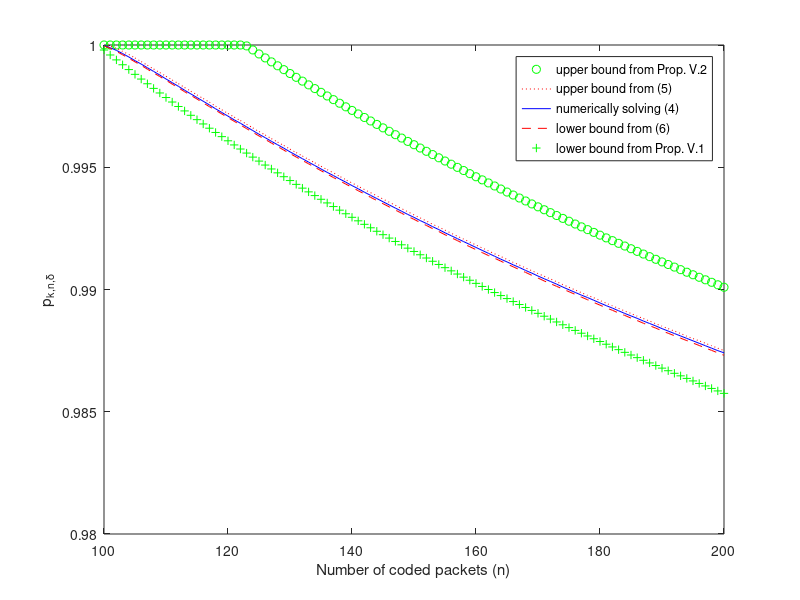
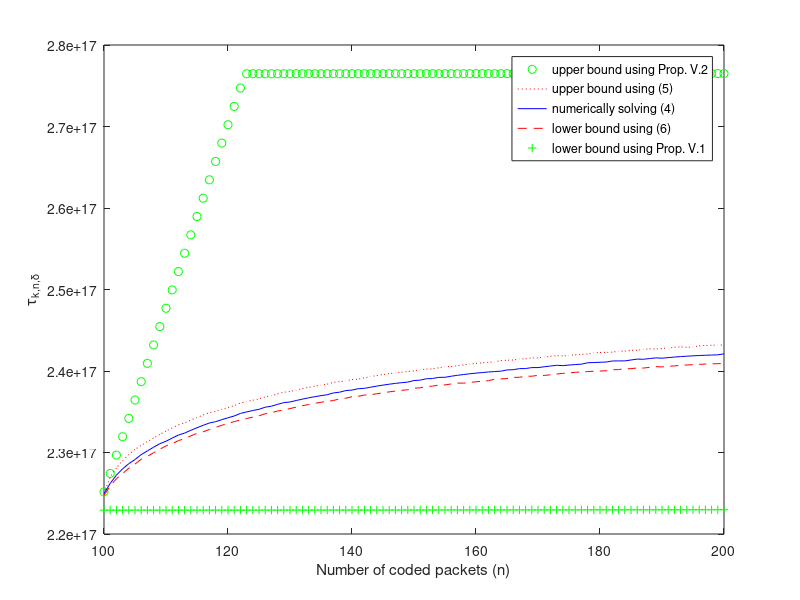

Reproduce these figures in MATLAB, in order.
n= [100, 101, 102, 103, 104, 105, 106, 107, 108, 109, 110, 111, 112, 113, 114, 115, 116, 117, 118, 119, 120, 121, 122, 123, 124, 125, 126, 127, 128, 129, 130, 131, 132, 133, 134, 135, 136, 137, 138, 139, 140, 141, 142, 143, 144, 145, 146, 147, 148, 149, 150, 151, 152, 153, 154, 155, 156, 157, 158, 159, 160, 161, 162, 163, 164, 165, 166, 167, 168, 169, 170, 171, 172, 173, 174, 175, 176, 177, 178, 179, 180, 181, 182, 183, 184, 185, 186, 187, 188, 189, 190, 191, 192, 193, 194, 195, 196, 197, 198, 199, 200];
minp_expr= [0.99998, 0.99989, 0.99978, 0.99965, 0.99951, 0.99936, 0.99922, 0.99907, 0.99892, 0.99877, 0.99861, 0.99846, 0.99831, 0.99815, 0.998, 0.99785, 0.9977, 0.99755, 0.99739, 0.99724, 0.99709, 0.99694, 0.9968, 0.99665, 0.9965, 0.99635, 0.99621, 0.99606, 0.99592, 0.99578, 0.99563, 0.99549, 0.99535, 0.99521, 0.99507, 0.99493, 0.99479, 0.99466, 0.99452, 0.99439, 0.99425, 0.99412, 0.99398, 0.99385, 0.99372, 0.99359, 0.99346, 0.99333, 0.9932, 0.99307, 0.99295, 0.99282, 0.9927, 0.99257, 0.99245, 0.99232, 0.9922, 0.99208, 0.99196, 0.99184, 0.99172, 0.9916, 0.99148, 0.99136, 0.99124, 0.99113, 0.99101, 0.9909, 0.99078, 0.99067, 0.99055, 0.99044, 0.99033, 0.99022, 0.9901, 0.98999, 0.98988, 0.98977, 0.98967, 0.98956, 0.98945, 0.98934, 0.98924, 0.98913, 0.98902, 0.98892, 0.98882, 0.98871, 0.98861, 0.98851, 0.9884, 0.9883, 0.9882, 0.9881, 0.988, 0.9879, 0.9878, 0.9877, 0.9876, 0.9875, 0.98741];
trans_expr= [2.2496e+17, 2.2621e+17, 2.2722e+17, 2.2799e+17, 2.2863e+17, 2.2914e+17, 2.2974e+17, 2.302e+17, 2.3065e+17, 2.3108e+17, 2.3138e+17, 2.3177e+17, 2.3214e+17, 2.3238e+17, 2.3272e+17, 2.3304e+17, 2.3334e+17, 2.3362e+17, 2.3378e+17, 2.3403e+17, 2.3426e+17, 2.3448e+17, 2.3479e+17, 2.3498e+17, 2.3515e+17, 2.353e+17, 2.3556e+17, 2.3568e+17, 2.3591e+17, 2.3612e+17, 2.362e+17, 2.3638e+17, 2.3655e+17, 2.3671e+17, 2.3685e+17, 2.3698e+17, 2.3709e+17, 2.3731e+17, 2.374e+17, 2.376e+17, 2.3766e+17, 2.3783e+17, 2.3787e+17, 2.3801e+17, 2.3815e+17, 2.3827e+17, 2.3838e+17, 2.3848e+17, 2.3857e+17, 2.3864e+17, 2.3883e+17, 2.3888e+17, 2.3905e+17, 2.3908e+17, 2.3922e+17, 2.3923e+17, 2.3936e+17, 2.3947e+17, 2.3957e+17, 2.3966e+17, 2.3974e+17, 2.3981e+17, 2.3988e+17, 2.3993e+17, 2.3998e+17, 2.4013e+17, 2.4016e+17, 2.4029e+17, 2.403e+17, 2.4042e+17, 2.4042e+17, 2.4052e+17, 2.4061e+17, 2.407e+17, 2.4066e+17, 2.4073e+17, 2.4079e+17, 2.4084e+17, 2.4101e+17, 2.4104e+17, 2.4107e+17, 2.411e+17, 2.4123e+17, 2.4124e+17, 2.4124e+17, 2.4135e+17, 2.4146e+17, 2.4144e+17, 2.4153e+17, 2.4161e+17, 2.4157e+17, 2.4164e+17, 2.4171e+17, 2.4177e+17, 2.4182e+17, 2.4186e+17, 2.419e+17, 2.4193e+17, 2.4196e+17, 2.4198e+17, 2.4211e+17];
upper_tight= [0.99998, 0.99996, 0.99986, 0.99974, 0.99961, 0.99947, 0.99932, 0.99917, 0.99902, 0.99887, 0.99872, 0.99857, 0.99842, 0.99826, 0.99811, 0.99796, 0.99781, 0.99766, 0.9975, 0.99735, 0.9972, 0.99705, 0.99691, 0.99676, 0.99661, 0.99646, 0.99632, 0.99617, 0.99603, 0.99589, 0.99574, 0.9956, 0.99546, 0.99532, 0.99518, 0.99504, 0.9949, 0.99477, 0.99463, 0.99449, 0.99436, 0.99422, 0.99409, 0.99396, 0.99383, 0.9937, 0.99357, 0.99344, 0.99331, 0.99318, 0.99305, 0.99293, 0.9928, 0.99267, 0.99255, 0.99243, 0.9923, 0.99218, 0.99206, 0.99194, 0.99182, 0.9917, 0.99158, 0.99146, 0.99135, 0.99123, 0.99111, 0.991, 0.99088, 0.99077, 0.99065, 0.99054, 0.99043, 0.99032, 0.9902, 0.99009, 0.98998, 0.98987, 0.98976, 0.98966, 0.98955, 0.98944, 0.98933, 0.98923, 0.98912, 0.98902, 0.98891, 0.98881, 0.98871, 0.9886, 0.9885, 0.9884, 0.9883, 0.9882, 0.98809, 0.98799, 0.9879, 0.9878, 0.9877, 0.9876, 0.9875];
tau_upper_tight= [2.2496e+17, 2.2699e+17, 2.2811e+17, 2.29e+17, 2.2975e+17, 2.3038e+17, 2.3087e+17, 2.3134e+17, 2.3179e+17, 2.3222e+17, 2.3263e+17, 2.3302e+17, 2.334e+17, 2.3364e+17, 2.3398e+17, 2.343e+17, 2.346e+17, 2.3489e+17, 2.3504e+17, 2.3529e+17, 2.3553e+17, 2.3575e+17, 2.3607e+17, 2.3625e+17, 2.3642e+17, 2.3658e+17, 2.3684e+17, 2.3696e+17, 2.3719e+17, 2.374e+17, 2.3748e+17, 2.3767e+17, 2.3784e+17, 2.3799e+17, 2.3814e+17, 2.3827e+17, 2.3838e+17, 2.386e+17, 2.3869e+17, 2.3877e+17, 2.3895e+17, 2.39e+17, 2.3916e+17, 2.3931e+17, 2.3944e+17, 2.3957e+17, 2.3968e+17, 2.3978e+17, 2.3986e+17, 2.3994e+17, 2.4001e+17, 2.4018e+17, 2.4023e+17, 2.4026e+17, 2.404e+17, 2.4054e+17, 2.4054e+17, 2.4065e+17, 2.4075e+17, 2.4085e+17, 2.4093e+17, 2.41e+17, 2.4107e+17, 2.4112e+17, 2.4128e+17, 2.4132e+17, 2.4135e+17, 2.4149e+17, 2.4149e+17, 2.4161e+17, 2.4161e+17, 2.4171e+17, 2.418e+17, 2.4189e+17, 2.4185e+17, 2.4192e+17, 2.4198e+17, 2.4204e+17, 2.4208e+17, 2.4224e+17, 2.4227e+17, 2.4229e+17, 2.4231e+17, 2.4244e+17, 2.4244e+17, 2.4255e+17, 2.4254e+17, 2.4264e+17, 2.4273e+17, 2.4269e+17, 2.4277e+17, 2.4284e+17, 2.4291e+17, 2.4297e+17, 2.429e+17, 2.4294e+17, 2.431e+17, 2.4313e+17, 2.4316e+17, 2.4318e+17, 2.4319e+17];
lower_tight= [0.99996, 0.99986, 0.99974, 0.9996, 0.99946, 0.99931, 0.99917, 0.99901, 0.99886, 0.99871, 0.99856, 0.9984, 0.99825, 0.99809, 0.99794, 0.99779, 0.99763, 0.99748, 0.99733, 0.99718, 0.99703, 0.99688, 0.99673, 0.99658, 0.99643, 0.99628, 0.99614, 0.99599, 0.99585, 0.9957, 0.99556, 0.99542, 0.99528, 0.99514, 0.995, 0.99486, 0.99472, 0.99458, 0.99445, 0.99431, 0.99418, 0.99404, 0.99391, 0.99377, 0.99364, 0.99351, 0.99338, 0.99325, 0.99312, 0.99299, 0.99287, 0.99274, 0.99262, 0.99249, 0.99237, 0.99224, 0.99212, 0.992, 0.99187, 0.99175, 0.99163, 0.99151, 0.99139, 0.99128, 0.99116, 0.99104, 0.99093, 0.99081, 0.9907, 0.99058, 0.99047, 0.99035, 0.99024, 0.99013, 0.99002, 0.98991, 0.9898, 0.98969, 0.98958, 0.98947, 0.98936, 0.98925, 0.98915, 0.98904, 0.98894, 0.98883, 0.98873, 0.98862, 0.98852, 0.98842, 0.98831, 0.98821, 0.98811, 0.98801, 0.98791, 0.98781, 0.98771, 0.98761, 0.98751, 0.98741, 0.98731];
tau_lower_tight= [2.2474e+17, 2.2588e+17, 2.2678e+17, 2.2743e+17, 2.2807e+17, 2.2858e+17, 2.2917e+17, 2.2953e+17, 2.2997e+17, 2.304e+17, 2.3081e+17, 2.3109e+17, 2.3146e+17, 2.317e+17, 2.3204e+17, 2.3235e+17, 2.3254e+17, 2.3282e+17, 2.3309e+17, 2.3334e+17, 2.3357e+17, 2.3379e+17, 2.3399e+17, 2.3417e+17, 2.3434e+17, 2.345e+17, 2.3475e+17, 2.3487e+17, 2.351e+17, 2.3519e+17, 2.3539e+17, 2.3557e+17, 2.3574e+17, 2.3589e+17, 2.3604e+17, 2.3616e+17, 2.3628e+17, 2.3638e+17, 2.3658e+17, 2.3666e+17, 2.3684e+17, 2.3689e+17, 2.3705e+17, 2.3708e+17, 2.3721e+17, 2.3733e+17, 2.3744e+17, 2.3754e+17, 2.3763e+17, 2.377e+17, 2.3789e+17, 2.3794e+17, 2.381e+17, 2.3814e+17, 2.3828e+17, 2.3829e+17, 2.3841e+17, 2.3852e+17, 2.3851e+17, 2.386e+17, 2.3868e+17, 2.3875e+17, 2.3881e+17, 2.3899e+17, 2.3903e+17, 2.3907e+17, 2.3921e+17, 2.3923e+17, 2.3936e+17, 2.3936e+17, 2.3947e+17, 2.3945e+17, 2.3954e+17, 2.3963e+17, 2.3971e+17, 2.3977e+17, 2.3984e+17, 2.3989e+17, 2.3993e+17, 2.3997e+17, 2.4e+17, 2.4003e+17, 2.4016e+17, 2.4017e+17, 2.4029e+17, 2.4028e+17, 2.4038e+17, 2.4036e+17, 2.4045e+17, 2.4054e+17, 2.405e+17, 2.4057e+17, 2.4063e+17, 2.4069e+17, 2.4074e+17, 2.4078e+17, 2.4082e+17, 2.4085e+17, 2.4088e+17, 2.409e+17, 2.4091e+17];
lower_approx= [0.999795, 0.999592, 0.999391, 0.999192, 0.998995, 0.9988, 0.998607, 0.998415, 0.998226, 0.998038, 0.997852, 0.997668, 0.997485, 0.997304, 0.997125, 0.996947, 0.996771, 0.996597, 0.996423, 0.996252, 0.996082, 0.995913, 0.995746, 0.99558, 0.995415, 0.995252, 0.99509, 0.99493, 0.994771, 0.994613, 0.994456, 0.9943, 0.994146, 0.993993, 0.993841, 0.99369, 0.993541, 0.993392, 0.993245, 0.993098, 0.992953, 0.992809, 0.992666, 0.992524, 0.992382, 0.992242, 0.992103, 0.991965, 0.991828, 0.991691, 0.991556, 0.991421, 0.991288, 0.991155, 0.991024, 0.990893, 0.990763, 0.990633, 0.990505, 0.990378, 0.990251, 0.990125, 0.99, 0.989875, 0.989752, 0.989629, 0.989507, 0.989386, 0.989265, 0.989145, 0.989026, 0.988908, 0.98879, 0.988673, 0.988557, 0.988441, 0.988327, 0.988212, 0.988099, 0.987986, 0.987873, 0.987762, 0.987651, 0.98754, 0.98743, 0.987321, 0.987213, 0.987105, 0.986997, 0.98689, 0.986784, 0.986678, 0.986573, 0.986469, 0.986364, 0.986261, 0.986158, 0.986056, 0.985954, 0.985852, 0.985752];
trans_lower_approx= [2.229281909352757e+17, 2.2292821871170858e+17, 2.229282643514326e+17, 2.2292832734055366e+17, 2.2292840718315677e+17, 2.2292850340054218e+17, 2.2292861553048384e+17, 2.2292874312653533e+17, 2.2292888575736384e+17, 2.2292904300612592e+17, 2.2292921446986307e+17, 2.229293997589412e+17, 2.2292959849650493e+17, 2.2292981031796422e+17, 2.2293003487050566e+17, 2.2293027181262528e+17, 2.2293052081368707e+17, 2.2293078155349437e+17, 2.229310537218913e+17, 2.2293133701837728e+17, 2.2293163115173648e+17, 2.2293193583968886e+17, 2.229322508085552e+17, 2.2293257579294003e+17, 2.229329105354192e+17, 2.2293325478625418e+17, 2.2293360830310973e+17, 2.229339708507871e+17, 2.2293434220096822e+17, 2.229347221319678e+17, 2.2293511042850592e+17, 2.2293550688147533e+17, 2.2293591128773232e+17, 2.2293632344988557e+17, 2.2293674317610256e+17, 2.229371702799168e+17, 2.229376045800497e+17, 2.229380459002291e+17, 2.229384940690288e+17, 2.2293894891970253e+17, 2.2293941029003325e+17, 2.2293987802218106e+17, 2.2294035196254176e+17, 2.229408319616129e+17, 2.22941317873855e+17, 2.2294180955756954e+17, 2.2294230687477747e+17, 2.2294280969109978e+17, 2.2294331787564266e+17, 2.2294383130089235e+17, 2.2294434984260842e+17, 2.22944873379724e+17, 2.2294540179424746e+17, 2.229459349711676e+17, 2.229464727983667e+17, 2.229470151665284e+17, 2.2294756196905974e+17, 2.2294811310200653e+17, 2.2294866846397366e+17, 2.2294922795605395e+17, 2.229497914817543e+17, 2.2295035894692157e+17, 2.2295093025967862e+17, 2.2295150533035818e+17, 2.2295208407143974e+17, 2.2295266639748688e+17, 2.229532522250908e+17, 2.229538414728086e+17, 2.2295443406111395e+17, 2.229550299123401e+17, 2.229556289506286e+17, 2.2295623110188064e+17, 2.229568362937079e+17, 2.2295744445538496e+17, 2.2295805551780595e+17, 2.229586694134388e+17, 2.2295928607628717e+17, 2.2295990544184205e+17, 2.229605274470502e+17, 2.229611520302675e+17, 2.2296177913122928e+17, 2.229624086910101e+17, 2.22963040651988e+17, 2.2296367495781274e+17, 2.2296431155337302e+17, 2.2296495038476298e+17, 2.2296559139925267e+17, 2.229662345452567e+17, 2.2296687977230666e+17, 2.229675270310211e+17, 2.2296817627308128e+17, 2.229688274511994e+17, 2.2296948051909818e+17, 2.2297013543148406e+17, 2.229707921440218e+17, 2.2297145061330944e+17, 2.22972110796861e+17, 2.229727726530785e+17, 2.229734361412323e+17, 2.229741012214418e+17, 2.2297476785465395e+17];
upper_approx= [1.0, 1.0, 1.0, 1.0, 1.0, 1.0, 1.0, 1.0, 1.0, 1.0, 1.0, 1.0, 1.0, 1.0, 1.0, 1.0, 1.0, 1.0, 1.0, 1.0, 1.0, 1.0, 1.0, 0.999963, 0.999798, 0.999634, 0.999472, 0.99931, 0.99915, 0.998992, 0.998834, 0.998678, 0.998523, 0.998369, 0.998217, 0.998065, 0.997915, 0.997766, 0.997618, 0.997471, 0.997325, 0.99718, 0.997036, 0.996893, 0.996752, 0.996611, 0.996471, 0.996332, 0.996194, 0.996057, 0.995922, 0.995786, 0.995652, 0.995519, 0.995387, 0.995255, 0.995125, 0.994995, 0.994866, 0.994738, 0.994611, 0.994484, 0.994359, 0.994234, 0.99411, 0.993986, 0.993864, 0.993742, 0.993621, 0.9935, 0.993381, 0.993262, 0.993144, 0.993026, 0.992909, 0.992793, 0.992678, 0.992563, 0.992449, 0.992336, 0.992223, 0.992111, 0.991999, 0.991888, 0.991778, 0.991668, 0.991559, 0.99145, 0.991343, 0.991235, 0.991129, 0.991022, 0.990917, 0.990812, 0.990707, 0.990603, 0.9905, 0.990397, 0.990295, 0.990193, 0.990092];
trans_upper_approx= [2.251799813685247e+17, 2.2743178118220995e+17, 2.296835809958952e+17, 2.3193538080958045e+17, 2.341871806232657e+17, 2.3643898043695094e+17, 2.386907802506362e+17, 2.4094258006432144e+17, 2.431943798780067e+17, 2.4544617969169194e+17, 2.4769797950537718e+17, 2.4994977931906243e+17, 2.5220157913274765e+17, 2.544533789464329e+17, 2.5670517876011814e+17, 2.589569785738034e+17, 2.6120877838748864e+17, 2.634605782011739e+17, 2.6571237801485914e+17, 2.679641778285444e+17, 2.7021597764222963e+17, 2.7246777745591488e+17, 2.7471957726960013e+17, 2.7647254222052906e+17, 2.7647255313405792e+17, 2.764725788869526e+17, 2.764726191314929e+17, 2.7647267352990218e+17, 2.7647274175400227e+17, 2.7647282348488e+17, 2.764729184125577e+17, 2.7647302623568746e+17, 2.764731466612574e+17, 2.764732794043048e+17, 2.7647342418764333e+17, 2.7647358074160512e+17, 2.7647374880378637e+17, 2.7647392811880918e+17, 2.7647411843808784e+17, 2.7647431951961005e+17, 2.764745311277222e+17, 2.7647475303291974e+17, 2.7647498501165782e+17, 2.7647522684615584e+17, 2.7647547832421926e+17, 2.7647573923905818e+17, 2.764760093891263e+17, 2.7647628857794954e+17, 2.7647657661397814e+17, 2.7647687331042966e+17, 2.7647717848514582e+17, 2.7647749196045152e+17, 2.7647781356302333e+17, 2.7647814312375677e+17, 2.764784804776372e+17, 2.764788254636272e+17, 2.7647917792454477e+17, 2.7647953770694896e+17, 2.764799046610343e+17, 2.7648027864052586e+17, 2.7648065950257856e+17, 2.764810471076743e+17, 2.7648144131953674e+17, 2.7648184200502688e+17, 2.7648224903406925e+17, 2.764826622795557e+17, 2.7648308161727053e+17, 2.764835069258009e+17, 2.7648393808647424e+17, 2.764843749832706e+17, 2.7648481750275472e+17, 2.7648526553400963e+17, 2.7648571896856394e+17, 2.7648617770033194e+17, 2.7648664162554454e+17, 2.7648711064269235e+17, 2.7648758465246138e+17, 2.7648806355768278e+17, 2.7648854726327104e+17, 2.7648903567617037e+17, 2.7648952870530826e+17, 2.7649002626153418e+17, 2.7649052825758234e+17, 2.7649103460801526e+17, 2.7649154522918022e+17, 2.7649206003916806e+17, 2.764925789577594e+17, 2.7649310190639725e+17, 2.764936288081323e+17, 2.7649415958758957e+17, 2.7649469417093178e+17, 2.7649523248581747e+17, 2.764957744613642e+17, 2.7649632002811786e+17, 2.7649686911801613e+17, 2.7649742166435184e+17, 2.764979776017449e+17, 2.7649853686611008e+17, 2.7649909939462528e+17, 2.7649966512570016e+17, 2.7650023399895184e+17];

figure(1)
plot(n,upper_approx,'go',n,upper_tight,'r:',n,minp_expr,'b',n,lower_tight,'r--',n,lower_approx,'g+')
legend('upper bound from Prop. V.2','upper bound from (5)','numerically solving (4)','lower bound from (6)','lower bound from Prop. V.1')
xlabel('Number of coded packets (n)')
ylabel('p_{k,n,\delta}')
figure(2)
plot(n,trans_upper_approx,'go',n,tau_upper_tight,'r:',n,trans_expr,'b',n,tau_lower_tight,'r--',n,trans_lower_approx,'g+')
legend('upper bound using Prop. V.2','upper bound using (5)','numerically solving (4)','lower bound using (6)','lower bound using Prop. V.1')
xlabel('Number of coded packets (n)')
ylabel('\tau_{k,n,\delta}')
